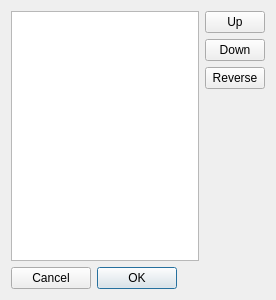
<?xml version="1.0" encoding="UTF-8"?>
<ui version="4.0">
 <class>Dialog</class>
 <widget class="QDialog" name="Dialog">
  <property name="geometry">
   <rect>
    <x>0</x>
    <y>0</y>
    <width>276</width>
    <height>300</height>
   </rect>
  </property>
  <property name="windowTitle">
   <string>Dialog</string>
  </property>
  <layout class="QGridLayout" name="gridLayout">
   <item row="1" column="0">
    <widget class="QDialogButtonBox" name="buttonBox">
     <property name="layoutDirection">
      <enum>Qt::RightToLeft</enum>
     </property>
     <property name="orientation">
      <enum>Qt::Horizontal</enum>
     </property>
     <property name="standardButtons">
      <set>QDialogButtonBox::Cancel|QDialogButtonBox::Ok</set>
     </property>
    </widget>
   </item>
   <item row="0" column="0">
    <widget class="QListWidget" name="listWidget"/>
   </item>
   <item row="0" column="1">
    <layout class="QVBoxLayout" name="verticalLayout">
     <property name="leftMargin">
      <number>0</number>
     </property>
     <item>
      <widget class="QPushButton" name="upButton">
       <property name="minimumSize">
        <size>
         <width>40</width>
         <height>0</height>
        </size>
       </property>
       <property name="text">
        <string>Up</string>
       </property>
      </widget>
     </item>
     <item>
      <widget class="QPushButton" name="downButton">
       <property name="maximumSize">
        <size>
         <width>60</width>
         <height>16777215</height>
        </size>
       </property>
       <property name="text">
        <string>Down</string>
       </property>
      </widget>
     </item>
     <item>
      <widget class="QPushButton" name="revButton">
       <property name="maximumSize">
        <size>
         <width>60</width>
         <height>16777215</height>
        </size>
       </property>
       <property name="text">
        <string>Reverse</string>
       </property>
      </widget>
     </item>
     <item>
      <spacer name="verticalSpacer">
       <property name="orientation">
        <enum>Qt::Vertical</enum>
       </property>
       <property name="sizeHint" stdset="0">
        <size>
         <width>20</width>
         <height>40</height>
        </size>
       </property>
      </spacer>
     </item>
    </layout>
   </item>
  </layout>
 </widget>
 <resources/>
 <connections>
  <connection>
   <sender>buttonBox</sender>
   <signal>accepted()</signal>
   <receiver>Dialog</receiver>
   <slot>accept()</slot>
   <hints>
    <hint type="sourcelabel">
     <x>248</x>
     <y>254</y>
    </hint>
    <hint type="destinationlabel">
     <x>157</x>
     <y>274</y>
    </hint>
   </hints>
  </connection>
  <connection>
   <sender>buttonBox</sender>
   <signal>rejected()</signal>
   <receiver>Dialog</receiver>
   <slot>reject()</slot>
   <hints>
    <hint type="sourcelabel">
     <x>316</x>
     <y>260</y>
    </hint>
    <hint type="destinationlabel">
     <x>286</x>
     <y>274</y>
    </hint>
   </hints>
  </connection>
 </connections>
</ui>
